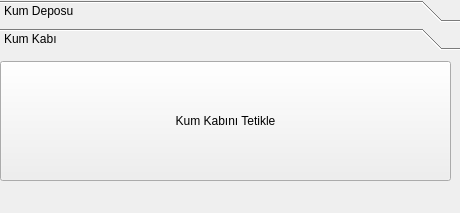
<?xml version="1.0" encoding="UTF-8"?>
<ui version="4.0">
 <class>kum_kismi</class>
 <widget class="QWidget" name="kum_kismi">
  <property name="geometry">
   <rect>
    <x>0</x>
    <y>0</y>
    <width>460</width>
    <height>213</height>
   </rect>
  </property>
  <property name="windowTitle">
   <string>Kum Kısmı</string>
  </property>
  <widget class="QWidget" name="verticalLayoutWidget">
   <property name="geometry">
    <rect>
     <x>0</x>
     <y>0</y>
     <width>461</width>
     <height>211</height>
    </rect>
   </property>
   <layout class="QVBoxLayout" name="mainLayout">
    <item>
     <widget class="QToolBox" name="toolBox">
      <property name="currentIndex">
       <number>1</number>
      </property>
      <widget class="QWidget" name="kumdepopage">
       <property name="geometry">
        <rect>
         <x>0</x>
         <y>0</y>
         <width>459</width>
         <height>139</height>
        </rect>
       </property>
       <attribute name="label">
        <string>Kum Deposu</string>
       </attribute>
       <widget class="QWidget" name="verticalLayoutWidget_2">
        <property name="geometry">
         <rect>
          <x>0</x>
          <y>0</y>
          <width>461</width>
          <height>152</height>
         </rect>
        </property>
        <layout class="QVBoxLayout" name="depolayout">
         <item>
          <widget class="QPushButton" name="kumdepobuton">
           <property name="minimumSize">
            <size>
             <width>0</width>
             <height>120</height>
            </size>
           </property>
           <property name="maximumSize">
            <size>
             <width>16777215</width>
             <height>120</height>
            </size>
           </property>
           <property name="text">
            <string>Kum Deposunu Tetikle</string>
           </property>
          </widget>
         </item>
        </layout>
       </widget>
      </widget>
      <widget class="QWidget" name="kumkappage">
       <property name="geometry">
        <rect>
         <x>0</x>
         <y>0</y>
         <width>459</width>
         <height>139</height>
        </rect>
       </property>
       <attribute name="label">
        <string>Kum Kabı</string>
       </attribute>
       <widget class="QWidget" name="verticalLayoutWidget_3">
        <property name="geometry">
         <rect>
          <x>0</x>
          <y>0</y>
          <width>451</width>
          <height>131</height>
         </rect>
        </property>
        <layout class="QVBoxLayout" name="kaplayout">
         <item>
          <widget class="QPushButton" name="kapbuton">
           <property name="minimumSize">
            <size>
             <width>0</width>
             <height>120</height>
            </size>
           </property>
           <property name="text">
            <string>Kum Kabını Tetikle</string>
           </property>
          </widget>
         </item>
        </layout>
       </widget>
      </widget>
     </widget>
    </item>
   </layout>
  </widget>
 </widget>
 <resources/>
 <connections/>
</ui>
